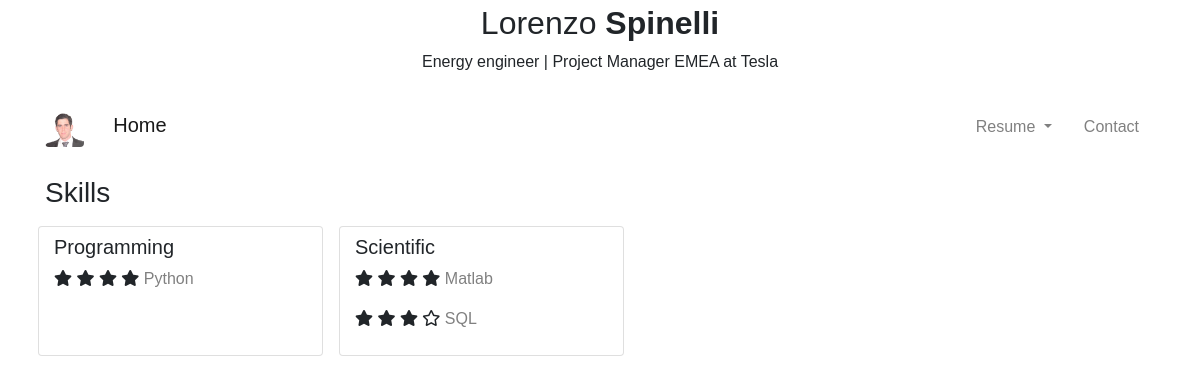
The page /resume/skills/ on the database its author committed.
### mainpage/models.py (models this page shows, shortened)
class SkillCategory(models.Model):
    name = models.CharField(max_length = 100, primary_key = True)
    descript = models.TextField(blank=True)
    class Meta:
        verbose_name_plural = 'Companies'

class Skill(models.Model):
    name = models.CharField(max_length = 100, primary_key = True)
    category = models.ForeignKey(SkillCategory, on_delete=models.CASCADE)
    url = models.URLField()
    level = models.IntegerField(choices = (
        (1, 'basic'),
        (2, 'advanced'),
        (3, 'expert'),
        (4, 'professional')
    ))

### mainpage/views.py (the view)
# urls.py: path('skills/', views.SkillCategoryListView.as_view(), name='skills'),
class SkillCategoryListView(ListView):
    context_object_name = 'skillcategory'
    model = models.SkillCategory
    template_name = 'mainpage/resume/skill.html'

### templates/mainpage/resume/skill.html
{% extends 'mainpage/base.html' %}
{% block body_block %}
<h3 class="my-3">
    Skills
</h3>
<div class="row">
    {% for category in skillcategory %}
        <div class="col-lg-3 col-sm-6 card mx-2 py-2">
            <h5>
                {{ category.name }}
            </h5>
            {% for skill in category.skill_set.all %}
                    <p>
                    {% for star in i|rjust:4 %}
                        {% if forloop.counter <= skill.level %}
                            <i class="fas fa-star"></i>
                        {% else %}
                            <i class="far fa-star" ></i>
                        {% endif %}
                    {% endfor %}
                    <a href="{{ skill.url }}">{{ skill.name }}</a>
                    </p>
            {% endfor %}
        </div>
    {% endfor %}
</div>
{% endblock %}

### static/mainpage/mainstyle.css (style rules this page uses)
body { font-family: Arial; }
.row { z-index: 1; }
a { color: gray !important; }

### rows shown on the page
SkillCategory: name "Programming"
Skill: level 4 (drawn), name "Python"
SkillCategory: name "Scientific"
Skill: level 4 (drawn), name "Matlab"
Skill: level 3 (drawn), name "SQL"
